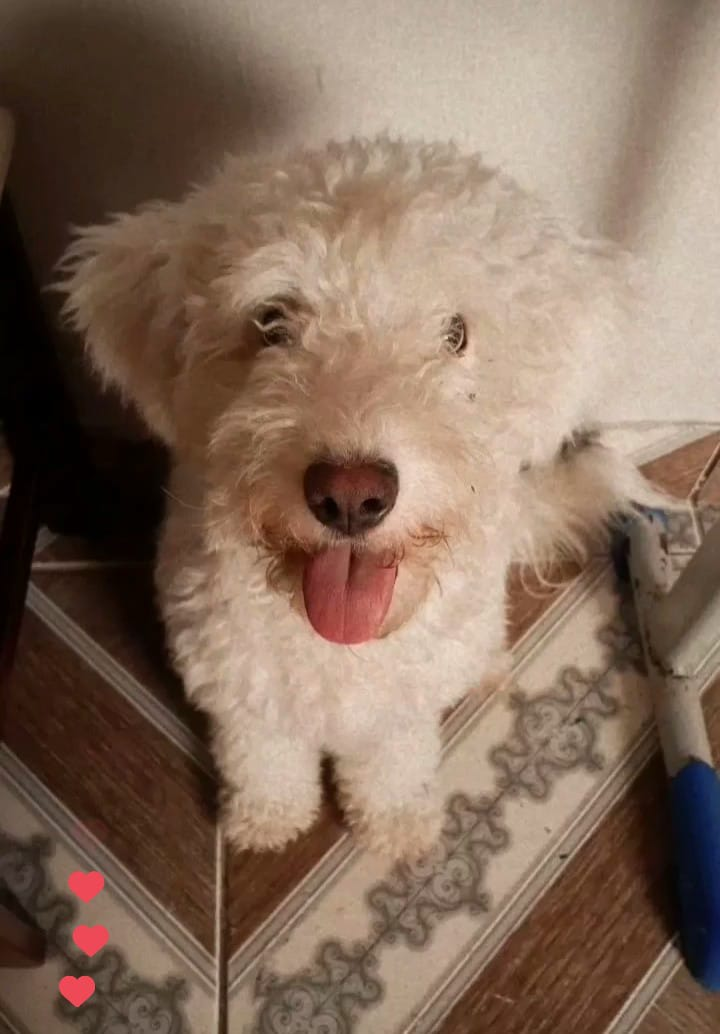
#> input picture Marrie.jpeg, 720 x 1034 px
$ python main-questao-2.py
#> lines starting #> are read from the running program, lines starting #| are printed output that depends on the picture
import cv2
import numpy as np
import matplotlib.pyplot as plt

imagem = cv2.imread("Marrie.jpeg")
#> imagem is the input picture: shape (1034, 720, 3); mean B, G, R 91.7, 108.4, 132.1

if imagem is None:
    print("Não tem imagem")
else:
    print("tem imagem")
    print("")
    imagem_cinza = cv2.cvtColor(imagem, cv2.COLOR_BGR2GRAY)
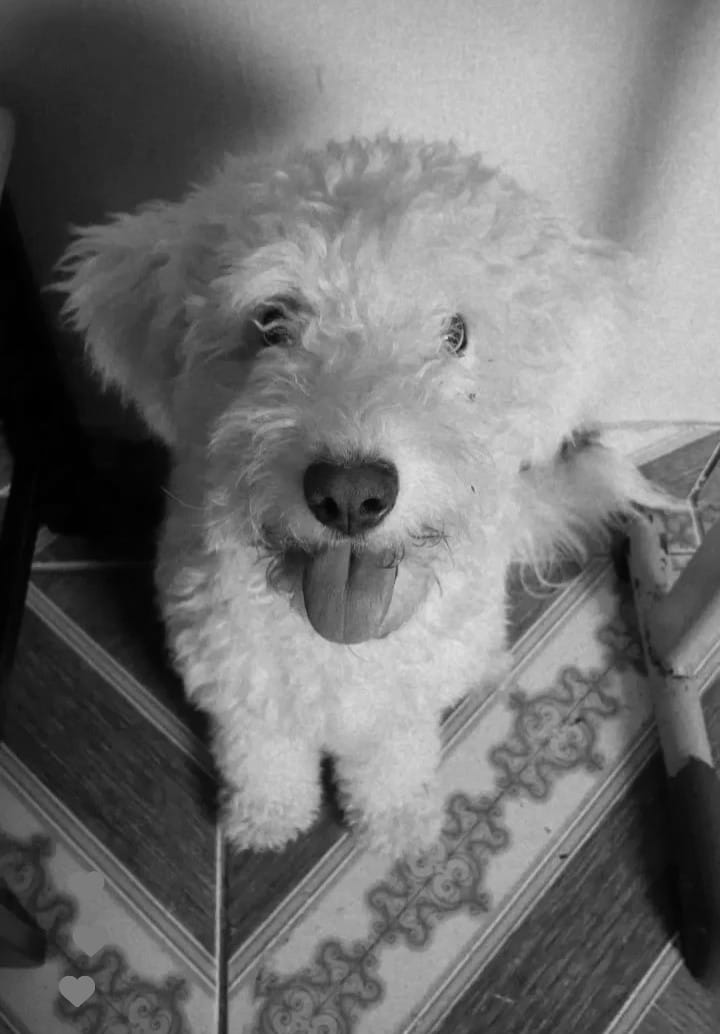
#> imagem_cinza: shape (1034, 720); min 0, max 228, mean 113.5

    media = cv2.blur(imagem_cinza, (5,5))
    mediana = cv2.medianBlur(imagem_cinza, 5)
    gaussiano = cv2.GaussianBlur(imagem_cinza, (5,5), 0)


    plt.figure(figsize=(10,5))

    plt.subplot(2, 2, 1)
    plt.imshow(imagem_cinza, cmap='gray')
    plt.title('Imagem Original')
    plt.axis('off')

    plt.subplot(2, 2, 2)
    plt.imshow(media, cmap='gray')
    plt.title('Filtro da Média')
    plt.axis('off')

    plt.subplot(2, 2, 3)
    plt.imshow(mediana, cmap='gray')
    plt.title('Filtro da Mediana')
    plt.axis('off')

    plt.subplot(2, 2, 4)
    plt.imshow(gaussiano, cmap='gray')
    plt.title('Filtro Gaussiano')
    plt.axis('off')

    plt.savefig("Resultados.png")
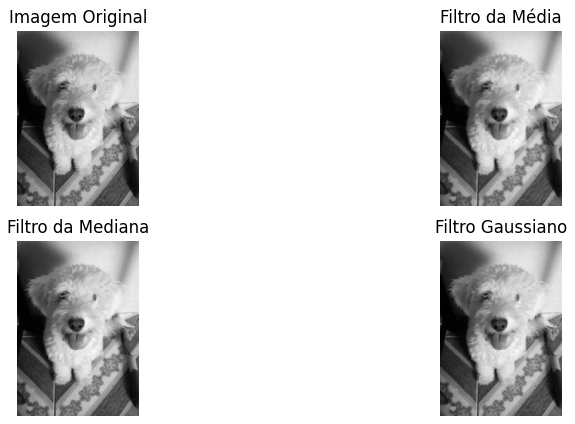
#> figure drawn by matplotlib, 4 panels

    plt.show()
